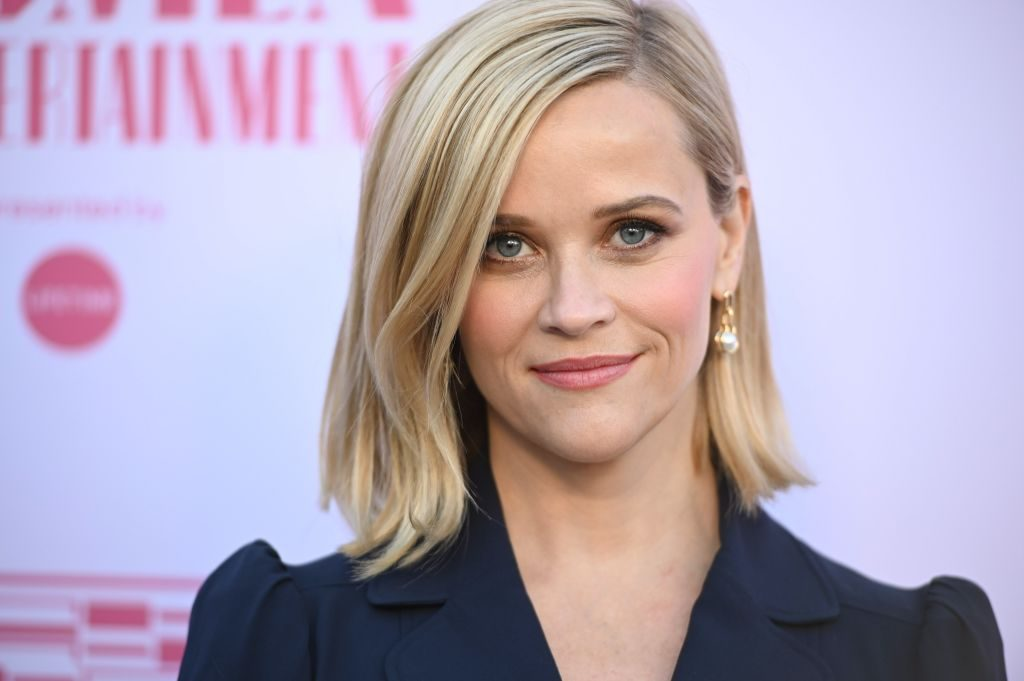
#> input picture filter_app/filters/photos/test4.png, 1024 x 681 px
$ python rotate_image.py
#> lines starting #> are read from the running program, lines starting #| are printed output that depends on the picture
### filter_app/image/base_image.py
class Image:
    def __init__(self, name, pillow_image):
        self.name = name
        self.pillow_image = pillow_image

    def save_file(self, path='./', name='untitled1.png'):
        self.pillow_image.save(name)

### filter_app/filters/rotate_image.py
from PIL import Image
import PIL
import numpy as np
from filter_app.filters.filter import ImageFilter
from filter_app.image.base_image import Image


class Rotate(ImageFilter):
    def __init__(self, image, name_of_filter):
        self.image = image.pillow_image
        self.name_of_filter = name_of_filter
        self.np_image = np.asarray(self.image)

    def _rotate_image(self):
        im_rot = np.rot90(self.np_image)
        return Image("rotated image", PIL.Image.fromarray(im_rot))

    def apply_filter(self):
        return self._rotate_image()


if __name__ == '__main__':
    img = PIL.Image.open("./photos/test4.png")
#> img is the input picture: PIL image 1024x681 RGB; mean R, G, B 178.8, 165.2, 181.5
    base_image = Image("rotate photo", img)
    test_image = Rotate(base_image, "rotate photo")
    test_image.apply_filter()
#> in _rotate_image, `im_rot = np.rot90(self.np_image)`:
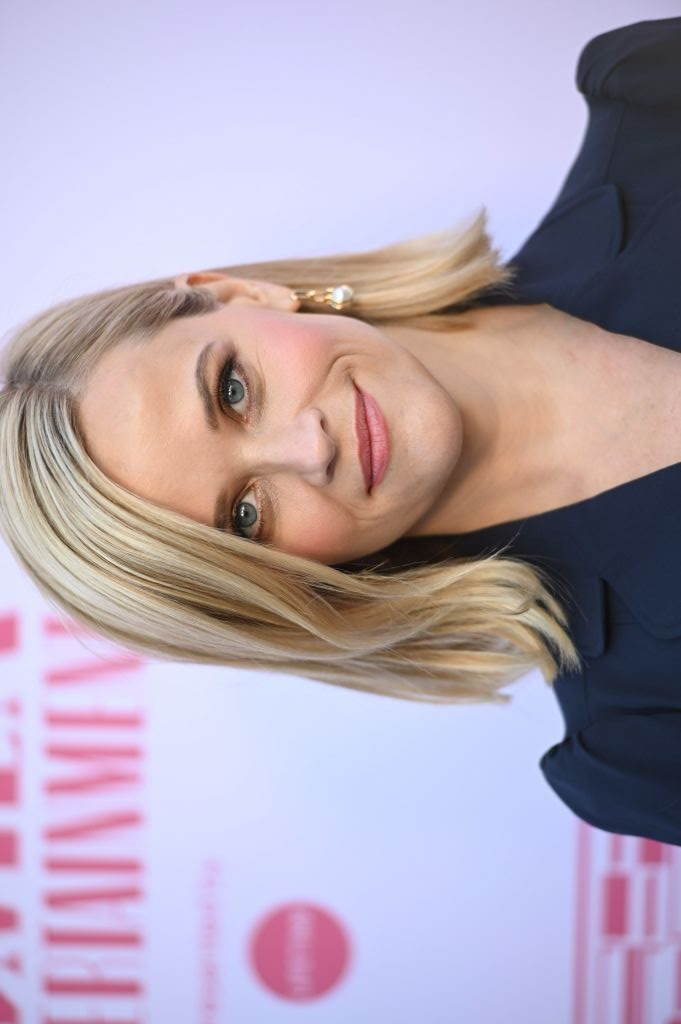
#> im_rot: shape (1024, 681, 3); mean R, G, B 178.8, 165.2, 181.5
    PIL.Image._show(test_image.apply_filter())
#> (the run stopped early here; a loop or call above may not have finished)

$ run again, with filter_app/filters/photos/test1.png copied over filter_app/filters/photos/test4.png
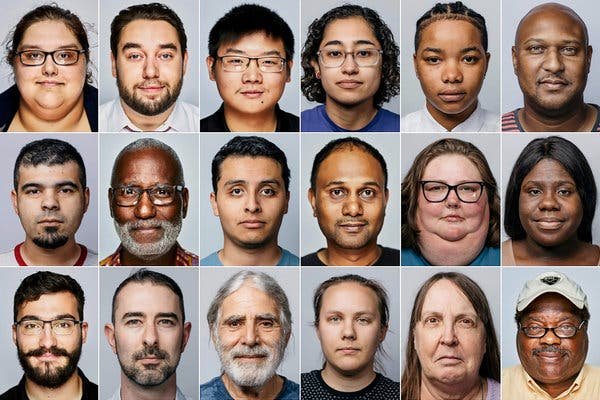
#> input picture filter_app/filters/photos/test1.png, 600 x 400 px
#> img is the input picture: PIL image 600x400 RGB; mean R, G, B 147.8, 128.4, 119.9
#> in _rotate_image, `im_rot = np.rot90(self.np_image)`:
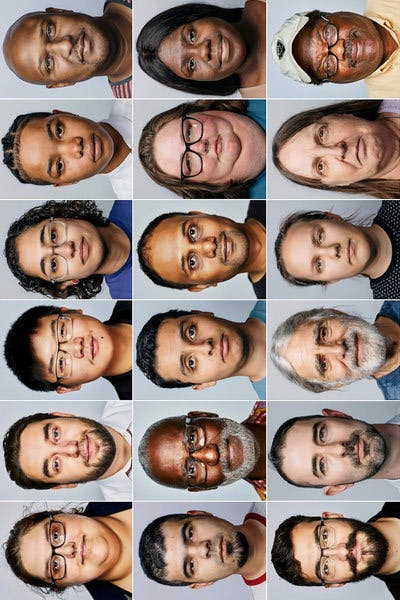
#> im_rot: shape (600, 400, 3); mean R, G, B 147.8, 128.4, 119.9

$ run again, with filter_app/filters/photos/test2.png copied over filter_app/filters/photos/test4.png
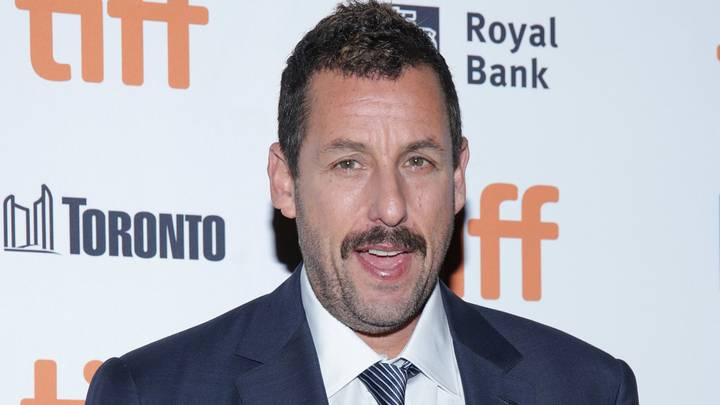
#> input picture filter_app/filters/photos/test2.png, 720 x 405 px
#> img is the input picture: PIL image 720x405 RGB; mean R, G, B 179.9, 176.8, 183.4
#> in _rotate_image, `im_rot = np.rot90(self.np_image)`:
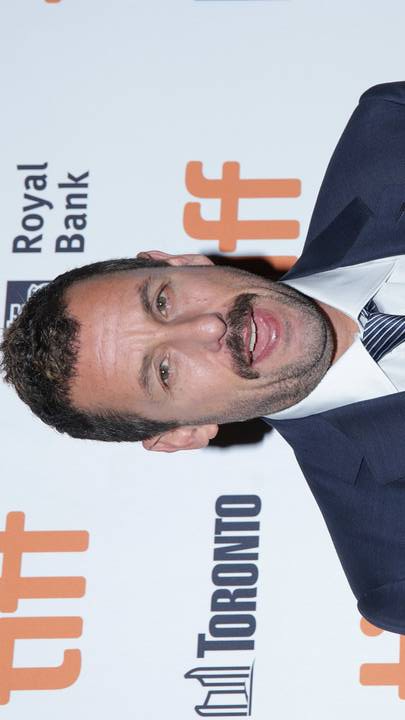
#> im_rot: shape (720, 405, 3); mean R, G, B 179.9, 176.8, 183.4

$ run again, with filter_app/filters/photos/test3.png copied over filter_app/filters/photos/test4.png
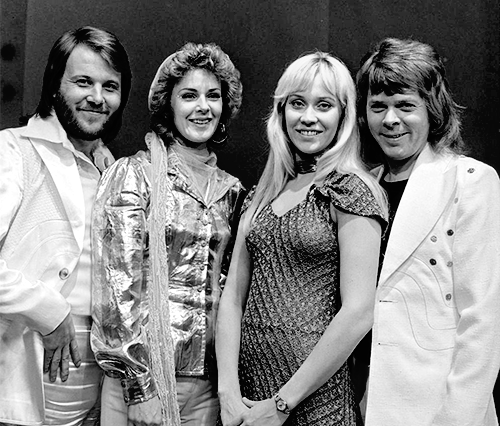
#> input picture filter_app/filters/photos/test3.png, 500 x 426 px
#> img is the input picture: PIL image 500x426 RGB; min 0, max 255, mean 130.8
#> in _rotate_image, `im_rot = np.rot90(self.np_image)`:
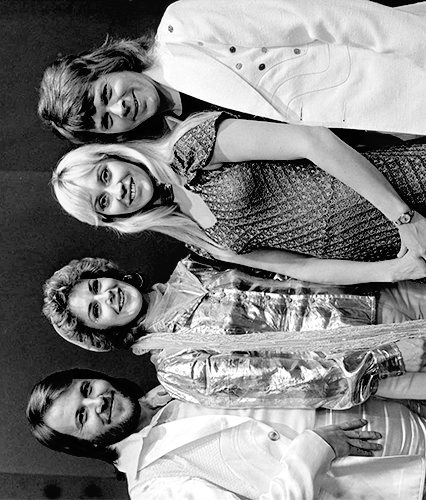
#> im_rot: shape (500, 426, 3); min 0, max 255, mean 130.8
